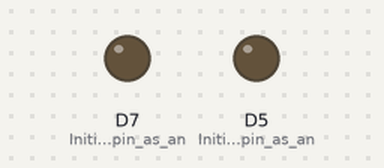
The sketch below on a simulated ESP8266 (NodeMCU). On the bench: output pins drawn as LEDs (lit = HIGH). At 52.0 s the program puts the board to deep sleep or switches it off; the recording ends there.

Above: at 0.1 s.
At 2.1 s:
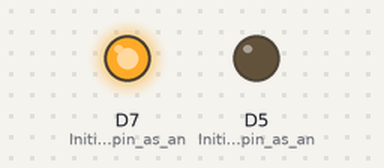
At 8.1 s:
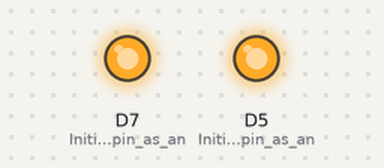
Timing chart, 0 to 52.0 s (numbered marks = the images above):
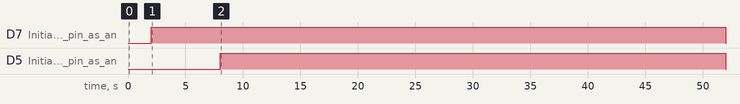

The sketch:

DeepSleep.ino
```cpp
#include <ESP8266WiFi.h>
#include <ESP8266HTTPClient.h>

void setup() {
  pinMode(D7, OUTPUT);     // Initialize the pin as an output
  pinMode(D5, OUTPUT);     // Initialize the pin as an output

  digitalWrite(D7, LOW);   // Turn the LED on (Note that LOW is the voltage level
  delay(2000);                      // Wait for a second
  digitalWrite(D7, HIGH);  // Turn the LED off by making the voltage HIGH
  delay(4000);                      // Wait for two seconds (to demonstrate the active low LED)

  digitalWrite(D5, LOW);   // Turn the LED on (Note that LOW is the voltage level
  delay(2000);                      // Wait for a second
  digitalWrite(D5, HIGH);  // Turn the LED off by making the voltage HIGH
  delay(4000);                      // Wait for two seconds (to demonstrate the active low LED)

  delay(40000);
  digitalWrite(D7, LOW);
  digitalWrite(D5, LOW);
  ESP.deepSleep(20e6); // 20e6 is 20 microseconds
}

// the loop function runs over and over again forever
void loop() {
}
```

Measured:
- by itself, D7 (Initialize_the_pin_as_an): LOW → HIGH at 2.0 s, → LOW 50.0 s later
- by itself, D5 (Initialize_the_pin_as_an): LOW → HIGH at 8.0 s, → LOW 44.0 s later
